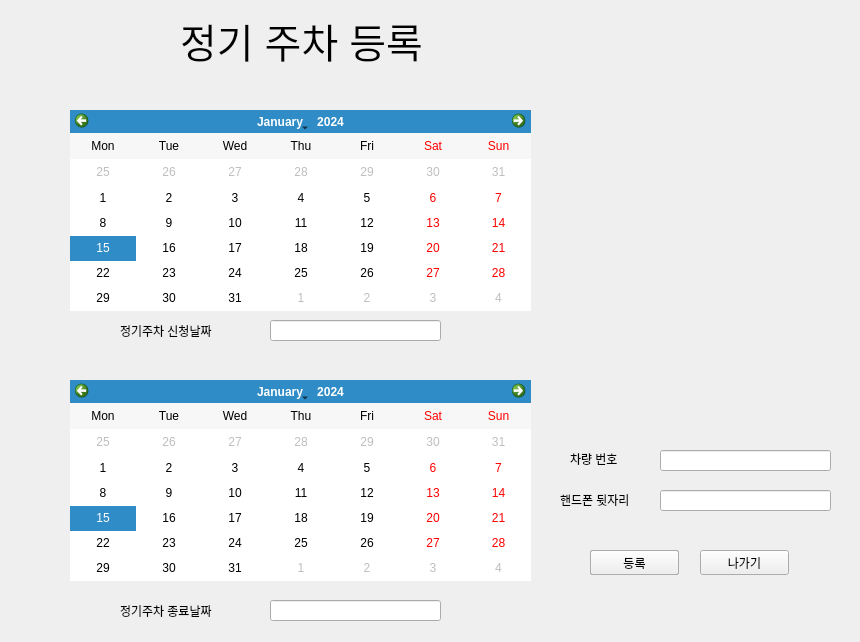
<?xml version="1.0" encoding="UTF-8"?>
<ui version="4.0">
 <class>regist</class>
 <widget class="QDialog" name="regist">
  <property name="geometry">
   <rect>
    <x>0</x>
    <y>0</y>
    <width>860</width>
    <height>642</height>
   </rect>
  </property>
  <property name="windowTitle">
   <string>Dialog</string>
  </property>
  <widget class="QLabel" name="title">
   <property name="geometry">
    <rect>
     <x>180</x>
     <y>0</y>
     <width>241</width>
     <height>81</height>
    </rect>
   </property>
   <property name="font">
    <font>
     <pointsize>30</pointsize>
    </font>
   </property>
   <property name="text">
    <string>정기 주차 등록</string>
   </property>
  </widget>
  <widget class="QLineEdit" name="plate_txt">
   <property name="geometry">
    <rect>
     <x>660</x>
     <y>450</y>
     <width>171</width>
     <height>21</height>
    </rect>
   </property>
  </widget>
  <widget class="QLabel" name="plate_label">
   <property name="geometry">
    <rect>
     <x>570</x>
     <y>450</y>
     <width>67</width>
     <height>17</height>
    </rect>
   </property>
   <property name="text">
    <string>차량 번호</string>
   </property>
  </widget>
  <widget class="QLabel" name="start_label">
   <property name="geometry">
    <rect>
     <x>120</x>
     <y>320</y>
     <width>141</width>
     <height>21</height>
    </rect>
   </property>
   <property name="text">
    <string>정기주차 신청날짜</string>
   </property>
  </widget>
  <widget class="QLabel" name="end_label">
   <property name="geometry">
    <rect>
     <x>120</x>
     <y>600</y>
     <width>121</width>
     <height>21</height>
    </rect>
   </property>
   <property name="text">
    <string>정기주차 종료날짜</string>
   </property>
  </widget>
  <widget class="QCalendarWidget" name="start_date">
   <property name="geometry">
    <rect>
     <x>70</x>
     <y>110</y>
     <width>461</width>
     <height>201</height>
    </rect>
   </property>
   <property name="acceptDrops">
    <bool>false</bool>
   </property>
   <property name="verticalHeaderFormat">
    <enum>QCalendarWidget::NoVerticalHeader</enum>
   </property>
  </widget>
  <widget class="QLineEdit" name="start_txt">
   <property name="geometry">
    <rect>
     <x>270</x>
     <y>320</y>
     <width>171</width>
     <height>21</height>
    </rect>
   </property>
  </widget>
  <widget class="QLineEdit" name="end_txt">
   <property name="geometry">
    <rect>
     <x>270</x>
     <y>600</y>
     <width>171</width>
     <height>21</height>
    </rect>
   </property>
  </widget>
  <widget class="QPushButton" name="register_btn">
   <property name="geometry">
    <rect>
     <x>590</x>
     <y>550</y>
     <width>89</width>
     <height>25</height>
    </rect>
   </property>
   <property name="text">
    <string>등록</string>
   </property>
  </widget>
  <widget class="QCalendarWidget" name="end_date">
   <property name="geometry">
    <rect>
     <x>70</x>
     <y>380</y>
     <width>461</width>
     <height>201</height>
    </rect>
   </property>
   <property name="verticalHeaderFormat">
    <enum>QCalendarWidget::NoVerticalHeader</enum>
   </property>
  </widget>
  <widget class="QPushButton" name="exit_btn">
   <property name="geometry">
    <rect>
     <x>700</x>
     <y>550</y>
     <width>89</width>
     <height>25</height>
    </rect>
   </property>
   <property name="text">
    <string>나가기</string>
   </property>
  </widget>
  <widget class="QPushButton" name="edit_btn">
   <property name="geometry">
    <rect>
     <x>590</x>
     <y>550</y>
     <width>89</width>
     <height>25</height>
    </rect>
   </property>
   <property name="text">
    <string>등록</string>
   </property>
  </widget>
  <widget class="QLabel" name="phone_label">
   <property name="geometry">
    <rect>
     <x>560</x>
     <y>490</y>
     <width>91</width>
     <height>20</height>
    </rect>
   </property>
   <property name="text">
    <string>핸드폰 뒷자리</string>
   </property>
  </widget>
  <widget class="QLineEdit" name="phone_txt">
   <property name="geometry">
    <rect>
     <x>660</x>
     <y>490</y>
     <width>171</width>
     <height>21</height>
    </rect>
   </property>
  </widget>
 </widget>
 <resources/>
 <connections/>
</ui>
